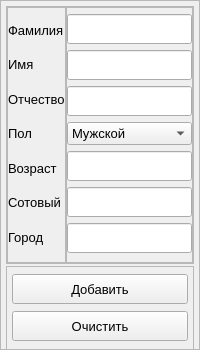
                              <widget class="QFrame" name="leftFrame_Edits">
                               <property name="minimumSize">
                                <size>
                                 <width>0</width>
                                 <height>350</height>
                                </size>
                               </property>
                               <property name="maximumSize">
                                <size>
                                 <width>16777215</width>
                                 <height>400</height>
                                </size>
                               </property>
                               <property name="styleSheet">
                                <string notr="true"/>
                               </property>
                               <property name="frameShape">
                                <enum>QFrame::StyledPanel</enum>
                               </property>
                               <property name="frameShadow">
                                <enum>QFrame::Raised</enum>
                               </property>
                               <layout class="QVBoxLayout" name="verticalLayout_30">
                                <property name="spacing">
                                 <number>0</number>
                                </property>
                                <property name="leftMargin">
                                 <number>5</number>
                                </property>
                                <property name="topMargin">
                                 <number>5</number>
                                </property>
                                <property name="rightMargin">
                                 <number>5</number>
                                </property>
                                <property name="bottomMargin">
                                 <number>0</number>
                                </property>
                                <item>
                                 <widget class="QFrame" name="frame_7">
                                  <property name="frameShape">
                                   <enum>QFrame::StyledPanel</enum>
                                  </property>
                                  <property name="frameShadow">
                                   <enum>QFrame::Raised</enum>
                                  </property>
                                  <layout class="QHBoxLayout" name="horizontalLayout_14">
                                   <property name="spacing">
                                    <number>0</number>
                                   </property>
                                   <property name="leftMargin">
                                    <number>0</number>
                                   </property>
                                   <property name="topMargin">
                                    <number>0</number>
                                   </property>
                                   <property name="rightMargin">
                                    <number>0</number>
                                   </property>
                                   <property name="bottomMargin">
                                    <number>0</number>
                                   </property>
                                   <item>
                                    <widget class="QFrame" name="leftFrame_Button_Labels">
                                     <property name="maximumSize">
                                      <size>
                                       <width>60</width>
                                       <height>16777215</height>
                                      </size>
                                     </property>
                                     <property name="frameShape">
                                      <enum>QFrame::StyledPanel</enum>
                                     </property>
                                     <property name="frameShadow">
                                      <enum>QFrame::Raised</enum>
                                     </property>
                                     <layout class="QVBoxLayout" name="verticalLayout_25">
                                      <property name="spacing">
                                       <number>0</number>
                                      </property>
                                      <property name="leftMargin">
                                       <number>0</number>
                                      </property>
                                      <property name="topMargin">
                                       <number>5</number>
                                      </property>
                                      <property name="rightMargin">
                                       <number>0</number>
                                      </property>
                                      <property name="bottomMargin">
                                       <number>8</number>
                                      </property>
                                      <item>
                                       <widget class="QLabel" name="label_lastname">
                                        <property name="font">
                                         <font>
                                          <pointsize>10</pointsize>
                                         </font>
                                        </property>
                                        <property name="text">
                                         <string>Фамилия</string>
                                        </property>
                                       </widget>
                                      </item>
                                      <item>
                                       <widget class="QLabel" name="label_firstname">
                                        <property name="font">
                                         <font>
                                          <pointsize>10</pointsize>
                                         </font>
                                        </property>
                                        <property name="text">
                                         <string>Имя</string>
                                        </property>
                                       </widget>
                                      </item>
                                      <item>
                                       <widget class="QLabel" name="label_middlename">
                                        <property name="font">
                                         <font>
                                          <pointsize>10</pointsize>
                                         </font>
                                        </property>
                                        <property name="text">
                                         <string>Отчество</string>
                                        </property>
                                       </widget>
                                      </item>
                                      <item>
                                       <widget class="QLabel" name="label_gender">
                                        <property name="font">
                                         <font>
                                          <pointsize>10</pointsize>
                                         </font>
                                        </property>
                                        <property name="text">
                                         <string>Пол</string>
                                        </property>
                                       </widget>
                                      </item>
                                      <item>
                                       <widget class="QLabel" name="label_age">
                                        <property name="font">
                                         <font>
                                          <pointsize>10</pointsize>
                                         </font>
                                        </property>
                                        <property name="text">
                                         <string>Возраст</string>
                                        </property>
                                       </widget>
                                      </item>
                                      <item>
                                       <widget class="QLabel" name="label_phone">
                                        <property name="font">
                                         <font>
                                          <pointsize>10</pointsize>
                                         </font>
                                        </property>
                                        <property name="text">
                                         <string>Сотовый</string>
                                        </property>
                                       </widget>
                                      </item>
                                      <item>
                                       <widget class="QLabel" name="label_city">
                                        <property name="font">
                                         <font>
                                          <pointsize>10</pointsize>
                                         </font>
                                        </property>
                                        <property name="text">
                                         <string>Город</string>
                                        </property>
                                       </widget>
                                      </item>
                                     </layout>
                                    </widget>
                                   </item>
                                   <item>
                                    <widget class="QFrame" name="leftFrame_Button_Main">
                                     <property name="frameShape">
                                      <enum>QFrame::StyledPanel</enum>
                                     </property>
                                     <property name="frameShadow">
                                      <enum>QFrame::Raised</enum>
                                     </property>
                                     <layout class="QVBoxLayout" name="verticalLayout_26">
                                      <property name="spacing">
                                       <number>0</number>
                                      </property>
                                      <property name="leftMargin">
                                       <number>0</number>
                                      </property>
                                      <property name="topMargin">
                                       <number>0</number>
                                      </property>
                                      <property name="rightMargin">
                                       <number>0</number>
                                      </property>
                                      <property name="bottomMargin">
                                       <number>0</number>
                                      </property>
                                      <item>
                                       <widget class="QLineEdit" name="text_lastname">
                                        <property name="minimumSize">
                                         <size>
                                          <width>0</width>
                                          <height>30</height>
                                         </size>
                                        </property>
                                        <property name="font">
                                         <font>
                                          <pointsize>10</pointsize>
                                         </font>
                                        </property>
                                        <property name="text">
                                         <string/>
                                        </property>
                                       </widget>
                                      </item>
                                      <item>
                                       <widget class="QLineEdit" name="text_firstname">
                                        <property name="minimumSize">
                                         <size>
                                          <width>0</width>
                                          <height>30</height>
                                         </size>
                                        </property>
                                        <property name="font">
                                         <font>
                                          <pointsize>10</pointsize>
                                         </font>
                                        </property>
                                       </widget>
                                      </item>
                                      <item>
                                       <widget class="QLineEdit" name="text_middlename">
                                        <property name="minimumSize">
                                         <size>
                                          <width>0</width>
                                          <height>30</height>
                                         </size>
                                        </property>
                                        <property name="font">
                                         <font>
                                          <pointsize>10</pointsize>
                                         </font>
                                        </property>
                                       </widget>
                                      </item>
                                      <item>
                                       <widget class="QComboBox" name="box_gender">
                                        <property name="font">
                                         <font>
                                          <pointsize>10</pointsize>
                                         </font>
                                        </property>
                                        <item>
                                         <property name="text">
                                          <string>Мужской</string>
                                         </property>
                                        </item>
                                        <item>
                                         <property name="text">
                                          <string>Женский</string>
                                         </property>
                                        </item>
                                       </widget>
                                      </item>
                                      <item>
                                       <widget class="QLineEdit" name="text_age">
                                        <property name="minimumSize">
                                         <size>
                                          <width>0</width>
                                          <height>30</height>
                                         </size>
                                        </property>
                                        <property name="font">
                                         <font>
                                          <pointsize>10</pointsize>
                                         </font>
                                        </property>
                                        <property name="text">
                                         <string/>
                                        </property>
                                       </widget>
                                      </item>
                                      <item>
                                       <widget class="QLineEdit" name="text_phone">
                                        <property name="minimumSize">
                                         <size>
                                          <width>0</width>
                                          <height>30</height>
                                         </size>
                                        </property>
                                        <property name="font">
                                         <font>
                                          <pointsize>10</pointsize>
                                         </font>
                                        </property>
                                       </widget>
                                      </item>
                                      <item>
                                       <widget class="QLineEdit" name="text_city">
                                        <property name="minimumSize">
                                         <size>
                                          <width>0</width>
                                          <height>30</height>
                                         </size>
                                        </property>
                                        <property name="font">
                                         <font>
                                          <pointsize>10</pointsize>
                                         </font>
                                        </property>
                                       </widget>
                                      </item>
                                     </layout>
                                    </widget>
                                   </item>
                                  </layout>
                                 </widget>
                                </item>
                                <item>
                                 <widget class="QFrame" name="leftFrame_Buttons">
                                  <property name="minimumSize">
                                   <size>
                                    <width>0</width>
                                    <height>85</height>
                                   </size>
                                  </property>
                                  <property name="maximumSize">
                                   <size>
                                    <width>16777215</width>
                                    <height>80</height>
                                   </size>
                                  </property>
                                  <property name="layoutDirection">
                                   <enum>Qt::LeftToRight</enum>
                                  </property>
                                  <property name="styleSheet">
                                   <string notr="true"/>
                                  </property>
                                  <property name="frameShape">
                                   <enum>QFrame::StyledPanel</enum>
                                  </property>
                                  <property name="frameShadow">
                                   <enum>QFrame::Raised</enum>
                                  </property>
                                  <property name="lineWidth">
                                   <number>1</number>
                                  </property>
                                  <layout class="QVBoxLayout" name="verticalLayout_27">
                                   <property name="spacing">
                                    <number>5</number>
                                   </property>
                                   <property name="sizeConstraint">
                                    <enum>QLayout::SetDefaultConstraint</enum>
                                   </property>
                                   <property name="leftMargin">
                                    <number>5</number>
                                   </property>
                                   <property name="topMargin">
                                    <number>5</number>
                                   </property>
                                   <property name="rightMargin">
                                    <number>5</number>
                                   </property>
                                   <property name="bottomMargin">
                                    <number>5</number>
                                   </property>
                                   <item>
                                    <widget class="QPushButton" name="btn_Append">
                                     <property name="minimumSize">
                                      <size>
                                       <width>0</width>
                                       <height>30</height>
                                      </size>
                                     </property>
                                     <property name="maximumSize">
                                      <size>
                                       <width>16777215</width>
                                       <height>30</height>
                                      </size>
                                     </property>
                                     <property name="font">
                                      <font>
                                       <pointsize>10</pointsize>
                                      </font>
                                     </property>
                                     <property name="text">
                                      <string>Добавить</string>
                                     </property>
                                    </widget>
                                   </item>
                                   <item>
                                    <widget class="QPushButton" name="btn_text_clean">
                                     <property name="minimumSize">
                                      <size>
                                       <width>0</width>
                                       <height>30</height>
                                      </size>
                                     </property>
                                     <property name="maximumSize">
                                      <size>
                                       <width>16777215</width>
                                       <height>30</height>
                                      </size>
                                     </property>
                                     <property name="font">
                                      <font>
                                       <pointsize>10</pointsize>
                                      </font>
                                     </property>
                                     <property name="text">
                                      <string>Очистить</string>
                                     </property>
                                    </widget>
                                   </item>
                                  </layout>
                                 </widget>
                                </item>
                               </layout>
                              </widget>
